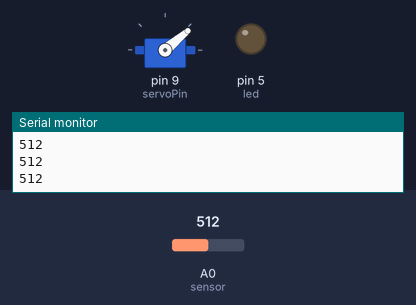
A sketch run on a simulated Arduino Uno, built with avr-gcc and run on an emulated ATmega328P. Shown: servo, output pins drawn as LEDs (lit = HIGH), the last lines printed to the serial monitor. The test bench sets the inputs (shaded band); at power-on: A0 (sensor) = 512.

Above: at 1.2 s.
1.3 s: A0 (sensor) set to 491
At 4.1 s:
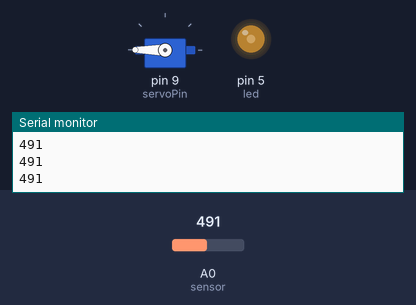
4.3 s: A0 (sensor) set to 510
At 4.6 s:
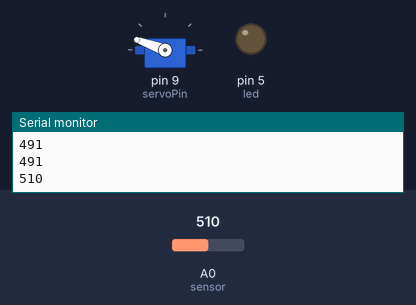
7.3 s: A0 (sensor) set to 490
At 8.2 s:
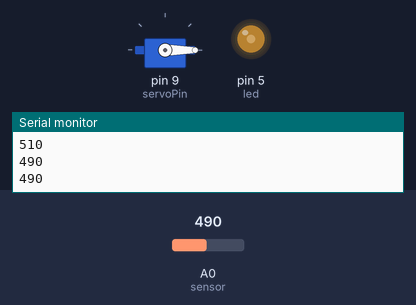
10.3 s: A0 (sensor) set to 511
At 12.2 s:
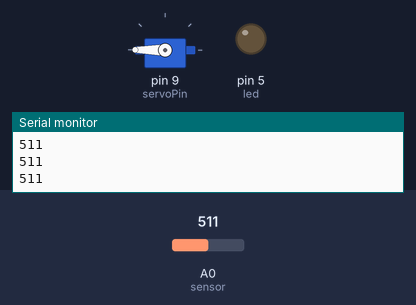
13.3 s: A0 (sensor) set to 290
At 16.1 s:
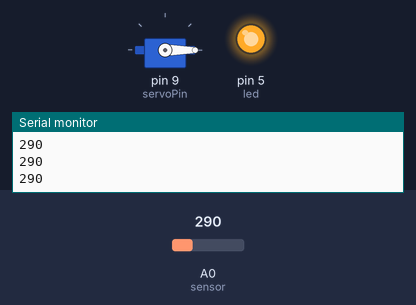
16.3 s: A0 (sensor) set to 312
At 16.61 s:
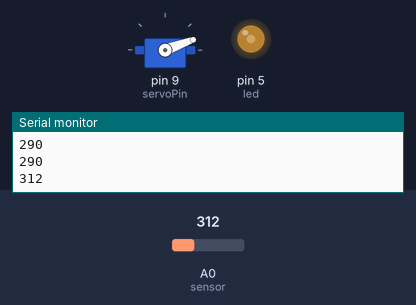
Timing chart, 0 to 20.3 s (numbered marks = the images above; inputs shaded):
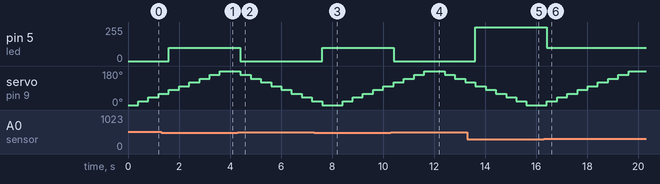

The sketch:

180__Automatic_Low-Light_Scanning_System.ino
```cpp
#include <Servo.h>

int sensor = A0;
int LV;
int servoPin = 9;
int dt = 400;
int led = 5;

Servo MyServo;

void setup() {
  Serial.begin(9600);
  MyServo.attach(servoPin);
  pinMode(led, OUTPUT);
}

void loop() {


  for (int pos = 0; pos <= 180; pos += 20) {
    MyServo.write(pos);

    LV = analogRead(sensor);
    Serial.println(LV);

    if (LV <= 300) {
      analogWrite(led, 255);   // Dark = fully on
    }
    else if (LV <= 500) {
      analogWrite(led, 100);   // Slightly dim = dim LED
    }
    else {
      analogWrite(led, 0);     // Bright = off
    }

    delay(dt);
  }

  // Sweep 180 → 0
  for (int pos = 180; pos >= 0; pos -= 20) {
    MyServo.write(pos);

    LV = analogRead(sensor);
    Serial.println(LV);

    if (LV <= 300) {
      analogWrite(led, 255);
    }
    else if (LV <= 500) {
      analogWrite(led, 100);
    }
    else {
      analogWrite(led, 0);
    }

    delay(dt);
  }
}
```

Measured:
- the behaviour switches between 501 and 500 on A0 (sensor) (found by bisection; images 0 and 1)
- the behaviour switches between 300 and 301 on A0 (sensor) (found by bisection; images 5 and 6)
- after the input at 1.3 s, pin 5 (led): 0/255 → 100/255 after 0.30 s
- after the input at 4.3 s, pin 5 (led): 100/255 → 0/255 after 0.10 s
- after the input at 7.3 s, pin 5 (led): 0/255 → 100/255 after 0.31 s
- after the input at 10.3 s, pin 5 (led): 100/255 → 0/255 after 0.11 s
- after the input at 13.3 s, pin 5 (led): 0/255 → 255/255 after 0.31 s
- after the input at 16.3 s, pin 5 (led): 255/255 → 100/255 after 0.12 s
